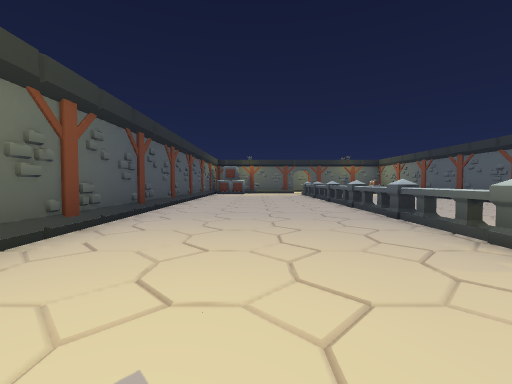
view 1 (above)

17 first-person views from a walk through a Unity game level. The camera is 1.2 m above the floor, tilts 2° down and sees 90° across. The floor is counted in squares, 2 m on a side. Each view is taken from the middle of a square. On the plan, view 1 faces up. The plan holds only what a view shows up to about 9 squares ahead; the rest is blank. The place goes on beyond the plan. The player is left out. Some animated figures are left out.

view 2
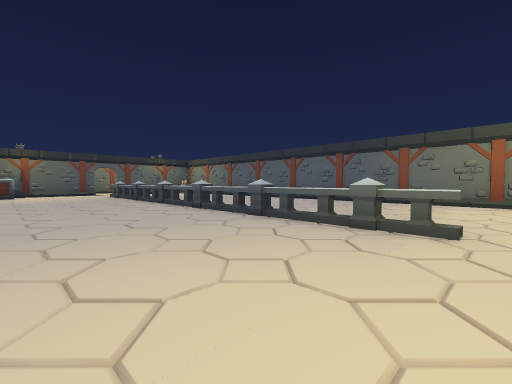

view 3
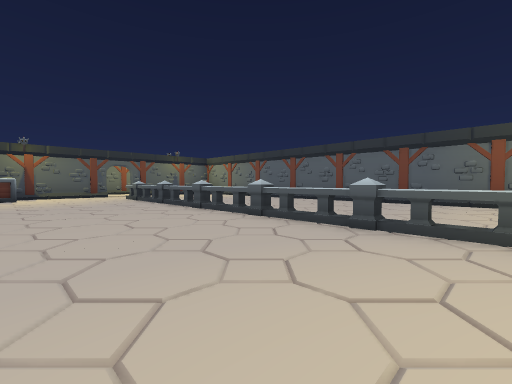

view 4
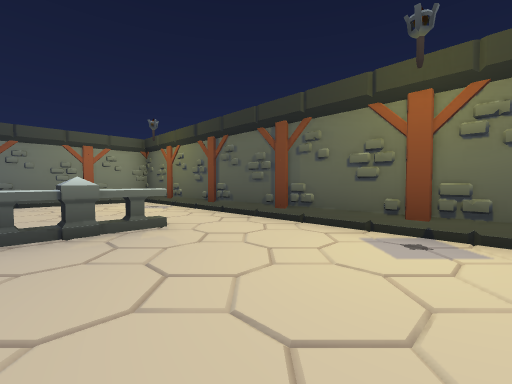

view 5
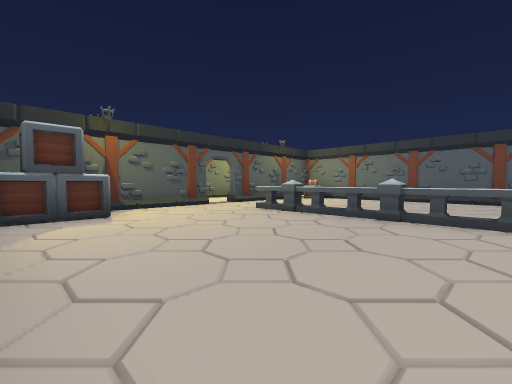

view 6
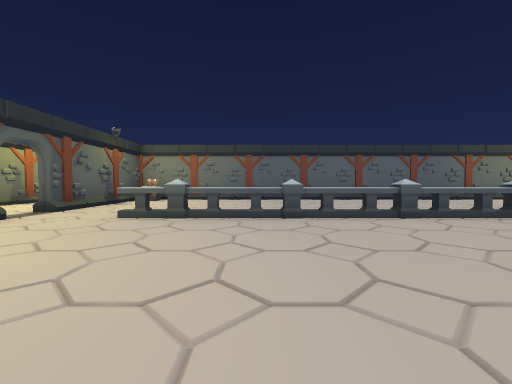

view 7
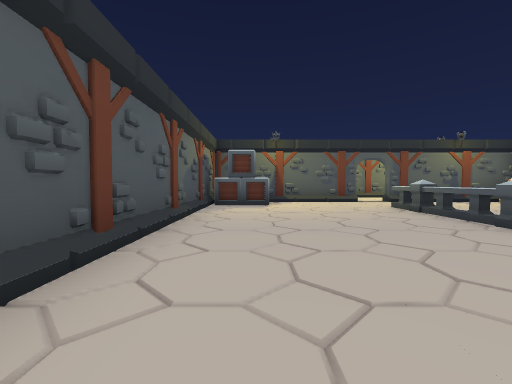

view 8
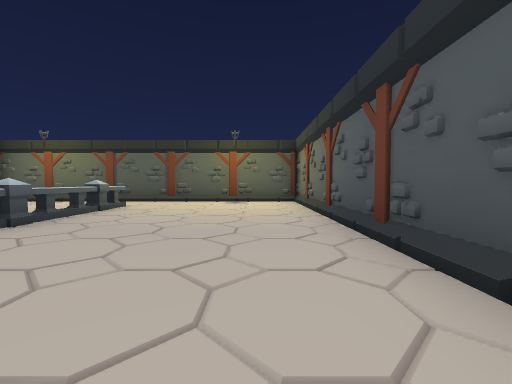

view 9
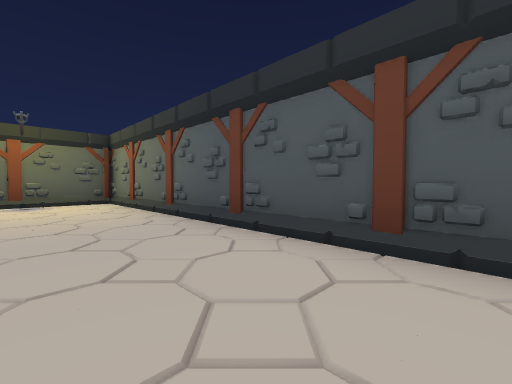

view 10
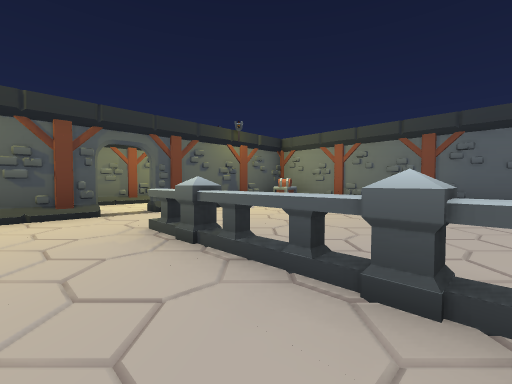

view 11
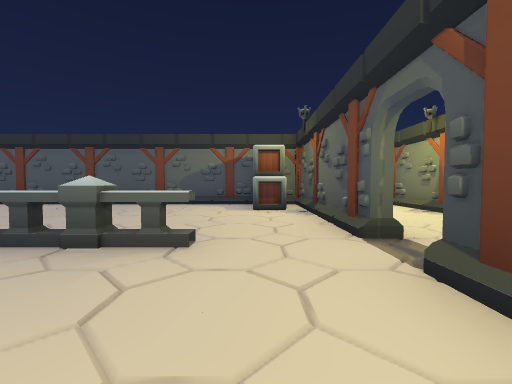

view 12
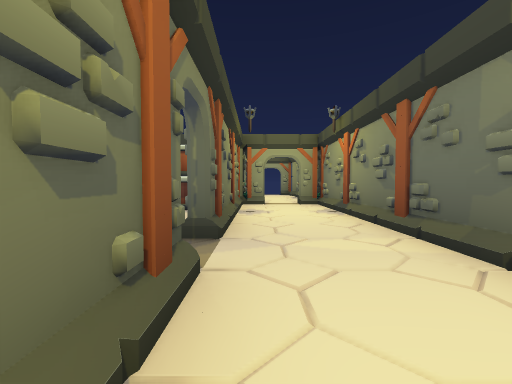

view 13
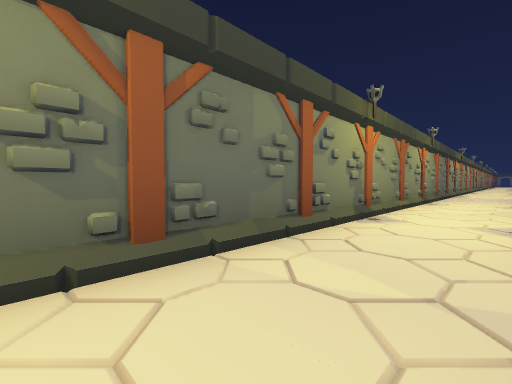

view 14
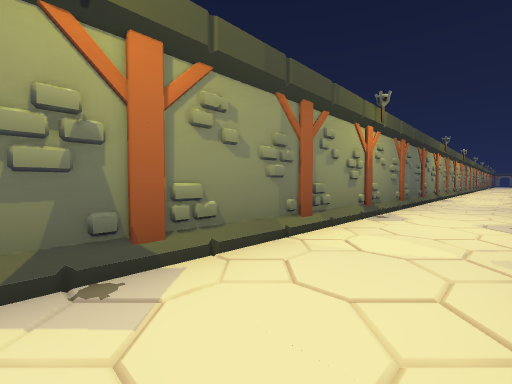

view 15
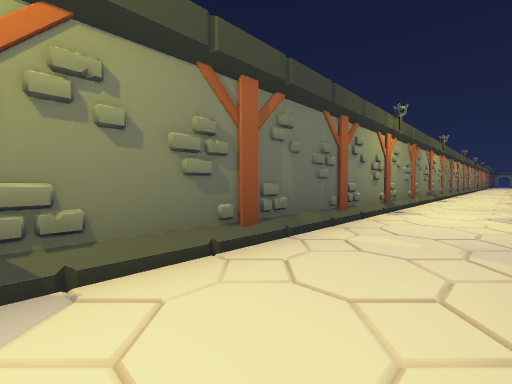

view 16
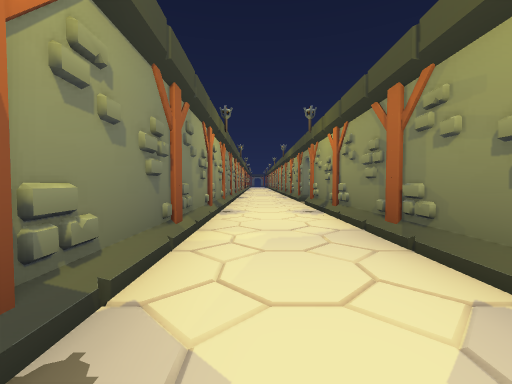

view 17
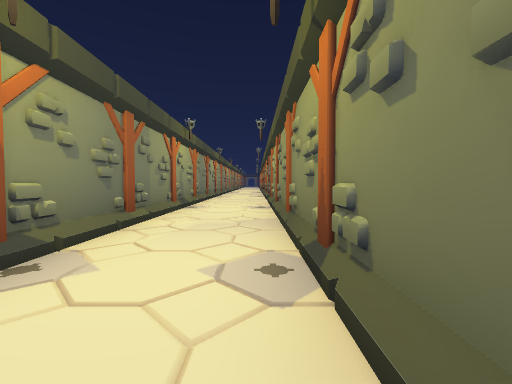

### Floor plan
Key: @ floor where view 1 was taken; # wall or solid block; x gap in a wall; . floor; / step, stairs or slope; B box; O other object.
Columns run from 4 left of view 1 to 23 right of it. Each row starts with its distance up from view 1.
 18  ###########################
 17 ............................
 16 ..#.........................
 15  ######.###O       #######xx
 14  #BB......./
 13  #.....O.../
 12  #....OO.../#
 11  #.....O.../#
 10  #....OO.../#
  9  #.....O.../#
  8  #....OO.../#
  7  #.....O.../#
  6  #....OO.../#
  5  #.....O.../#
  4  #....OO.../#
  3  #.....O.../#
  2  #....OO.../#
  1  #........./#
  0  #//@///////#
 -1  ############

Positions as (right, up) in squares from view 1, and headings:
1: (0, 0), facing up
2: (-1, 1), facing up-right
3: (-1, 3), facing up-right
4: (-1, 3), facing down-right
5: (-2, 9), facing up-right
6: (-2, 11), facing right
7: (-1, 7), facing up
8: (-1, 8), facing down
9: (0, 8), facing down-left
10: (1, 10), facing up-right
11: (5, 14), facing left
12: (5, 16), facing left
13: (1, 16), facing up-right
14: (5, 16), facing up-right
15: (10, 16), facing up-right
16: (15, 17), facing right
17: (14, 16), facing right
